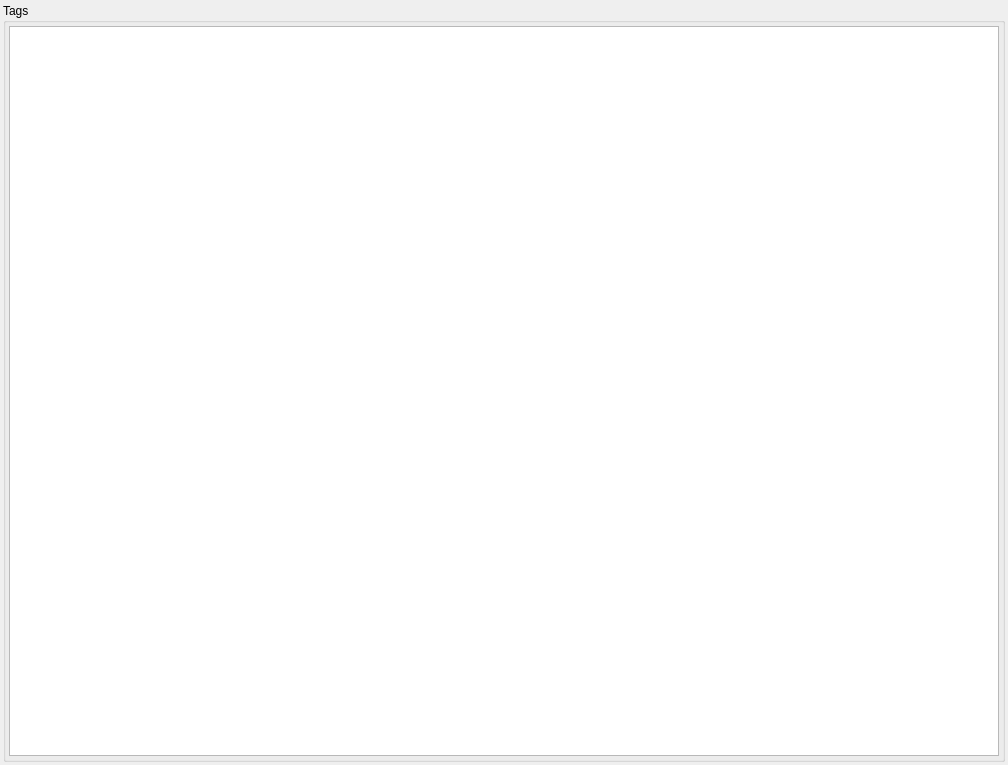
<?xml version="1.0" encoding="UTF-8"?>
<ui version="4.0">
 <class>TagModeWidget</class>
 <widget class="QWidget" name="TagModeWidget">
  <property name="geometry">
   <rect>
    <x>0</x>
    <y>0</y>
    <width>1008</width>
    <height>765</height>
   </rect>
  </property>
  <property name="windowTitle">
   <string>Form</string>
  </property>
  <layout class="QHBoxLayout" name="horizontalLayout">
   <property name="spacing">
    <number>3</number>
   </property>
   <property name="leftMargin">
    <number>3</number>
   </property>
   <property name="topMargin">
    <number>3</number>
   </property>
   <property name="rightMargin">
    <number>3</number>
   </property>
   <property name="bottomMargin">
    <number>3</number>
   </property>
   <item>
    <widget class="QGroupBox" name="groupBox">
     <property name="title">
      <string>Tags</string>
     </property>
     <layout class="QVBoxLayout" name="verticalLayout">
      <property name="spacing">
       <number>3</number>
      </property>
      <property name="leftMargin">
       <number>3</number>
      </property>
      <property name="topMargin">
       <number>3</number>
      </property>
      <property name="rightMargin">
       <number>3</number>
      </property>
      <property name="bottomMargin">
       <number>3</number>
      </property>
      <item>
       <widget class="QListView" name="listView">
        <property name="sizePolicy">
         <sizepolicy hsizetype="Minimum" vsizetype="Expanding">
          <horstretch>0</horstretch>
          <verstretch>0</verstretch>
         </sizepolicy>
        </property>
        <property name="minimumSize">
         <size>
          <width>200</width>
          <height>0</height>
         </size>
        </property>
       </widget>
      </item>
     </layout>
    </widget>
   </item>
  </layout>
 </widget>
 <resources/>
 <connections/>
</ui>
